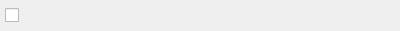
<?xml version="1.0" encoding="UTF-8"?>
<ui version="4.0">
 <class>BoolParam</class>
 <widget class="QFrame" name="BoolParam">
  <property name="geometry">
   <rect>
    <x>0</x>
    <y>0</y>
    <width>400</width>
    <height>31</height>
   </rect>
  </property>
  <property name="windowTitle">
   <string>Frame</string>
  </property>
  <property name="accessibleDescription">
   <string notr="true"/>
  </property>
  <property name="frameShape">
   <enum>QFrame::NoFrame</enum>
  </property>
  <property name="frameShadow">
   <enum>QFrame::Raised</enum>
  </property>
  <layout class="QHBoxLayout" name="horizontalLayout">
   <property name="margin">
    <number>5</number>
   </property>
   <item>
    <widget class="QCheckBox" name="checkBox">
     <property name="text">
      <string/>
     </property>
    </widget>
   </item>
  </layout>
 </widget>
 <resources/>
 <connections/>
</ui>
